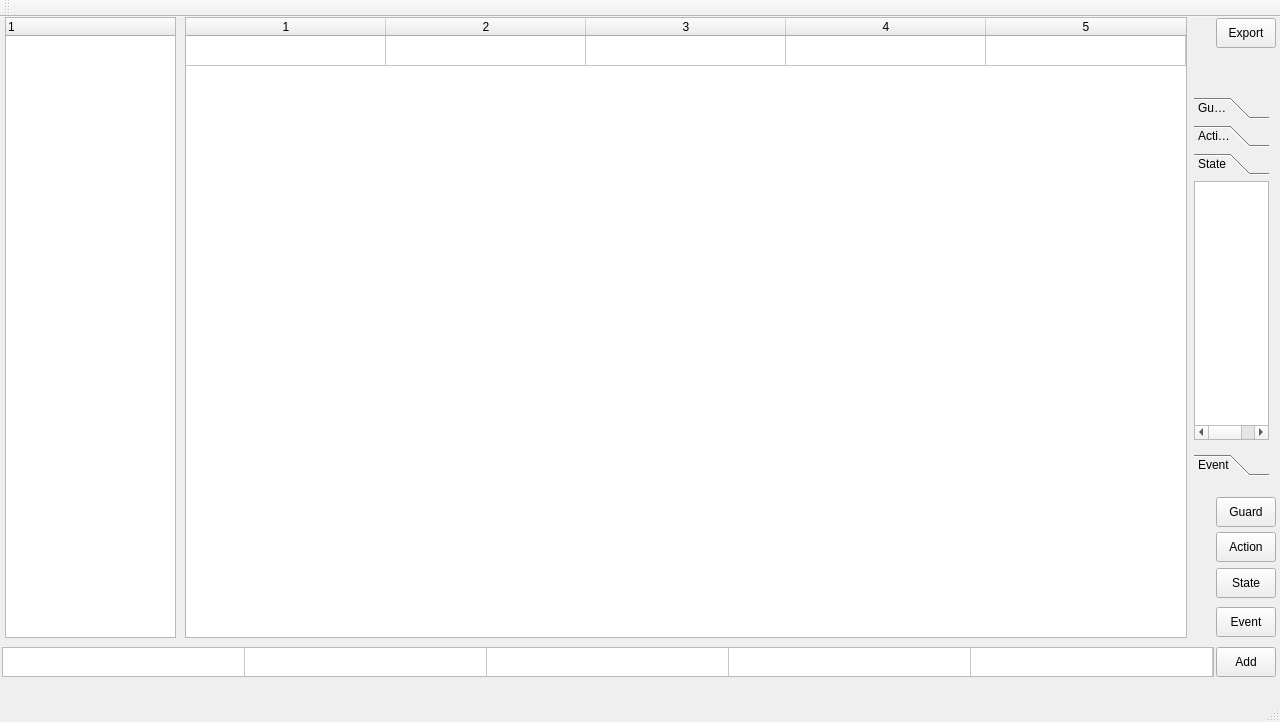
<?xml version="1.0" encoding="UTF-8"?>
<ui version="4.0">
 <class>MainWindow</class>
 <widget class="QMainWindow" name="MainWindow">
  <property name="geometry">
   <rect>
    <x>0</x>
    <y>0</y>
    <width>1280</width>
    <height>722</height>
   </rect>
  </property>
  <property name="windowTitle">
   <string>MainWindow</string>
  </property>
  <widget class="QWidget" name="centralWidget">
   <widget class="QPushButton" name="addButton">
    <property name="geometry">
     <rect>
      <x>1216</x>
      <y>630</y>
      <width>60</width>
      <height>30</height>
     </rect>
    </property>
    <property name="text">
     <string>Add</string>
    </property>
   </widget>
   <widget class="QTableWidget" name="tableWidget_2">
    <property name="geometry">
     <rect>
      <x>185</x>
      <y>0</y>
      <width>1002</width>
      <height>621</height>
     </rect>
    </property>
    <property name="rowCount">
     <number>1</number>
    </property>
    <property name="columnCount">
     <number>5</number>
    </property>
    <attribute name="horizontalHeaderDefaultSectionSize">
     <number>200</number>
    </attribute>
    <attribute name="verticalHeaderVisible">
     <bool>false</bool>
    </attribute>
    <attribute name="verticalHeaderDefaultSectionSize">
     <number>30</number>
    </attribute>
    <row/>
    <column/>
    <column/>
    <column/>
    <column/>
    <column/>
   </widget>
   <widget class="QPushButton" name="stateButton">
    <property name="geometry">
     <rect>
      <x>1216</x>
      <y>551</y>
      <width>60</width>
      <height>30</height>
     </rect>
    </property>
    <property name="text">
     <string>State</string>
    </property>
   </widget>
   <widget class="QPushButton" name="sigButton">
    <property name="geometry">
     <rect>
      <x>1216</x>
      <y>590</y>
      <width>60</width>
      <height>30</height>
     </rect>
    </property>
    <property name="text">
     <string>Event</string>
    </property>
   </widget>
   <widget class="QPushButton" name="actButton">
    <property name="geometry">
     <rect>
      <x>1216</x>
      <y>515</y>
      <width>60</width>
      <height>30</height>
     </rect>
    </property>
    <property name="text">
     <string>Action</string>
    </property>
   </widget>
   <widget class="QPushButton" name="grdButton">
    <property name="geometry">
     <rect>
      <x>1216</x>
      <y>480</y>
      <width>60</width>
      <height>30</height>
     </rect>
    </property>
    <property name="text">
     <string>Guard</string>
    </property>
   </widget>
   <widget class="QPushButton" name="expButton">
    <property name="geometry">
     <rect>
      <x>1216</x>
      <y>1</y>
      <width>60</width>
      <height>30</height>
     </rect>
    </property>
    <property name="text">
     <string>Export</string>
    </property>
   </widget>
   <widget class="QTableWidget" name="tableWidget">
    <property name="geometry">
     <rect>
      <x>2</x>
      <y>630</y>
      <width>1212</width>
      <height>30</height>
     </rect>
    </property>
    <property name="rowCount">
     <number>1</number>
    </property>
    <property name="columnCount">
     <number>5</number>
    </property>
    <attribute name="horizontalHeaderVisible">
     <bool>false</bool>
    </attribute>
    <attribute name="horizontalHeaderDefaultSectionSize">
     <number>242</number>
    </attribute>
    <attribute name="verticalHeaderVisible">
     <bool>false</bool>
    </attribute>
    <row/>
    <column/>
    <column/>
    <column/>
    <column/>
    <column/>
   </widget>
   <widget class="QToolBox" name="toolBox">
    <property name="geometry">
     <rect>
      <x>1194</x>
      <y>80</y>
      <width>75</width>
      <height>379</height>
     </rect>
    </property>
    <property name="currentIndex">
     <number>2</number>
    </property>
    <widget class="QWidget" name="guard">
     <property name="geometry">
      <rect>
       <x>0</x>
       <y>0</y>
       <width>75</width>
       <height>255</height>
      </rect>
     </property>
     <attribute name="label">
      <string>Guard</string>
     </attribute>
     <widget class="QTreeWidget" name="gTree">
      <property name="geometry">
       <rect>
        <x>0</x>
        <y>0</y>
        <width>75</width>
        <height>259</height>
       </rect>
      </property>
      <attribute name="headerVisible">
       <bool>false</bool>
      </attribute>
      <column>
       <property name="text">
        <string notr="true">1</string>
       </property>
      </column>
     </widget>
    </widget>
    <widget class="QWidget" name="action">
     <property name="geometry">
      <rect>
       <x>0</x>
       <y>0</y>
       <width>75</width>
       <height>255</height>
      </rect>
     </property>
     <attribute name="label">
      <string>Action</string>
     </attribute>
     <widget class="QTreeWidget" name="aTree">
      <property name="geometry">
       <rect>
        <x>0</x>
        <y>0</y>
        <width>75</width>
        <height>259</height>
       </rect>
      </property>
      <attribute name="headerVisible">
       <bool>false</bool>
      </attribute>
      <column>
       <property name="text">
        <string notr="true">1</string>
       </property>
      </column>
     </widget>
    </widget>
    <widget class="QWidget" name="state">
     <property name="geometry">
      <rect>
       <x>0</x>
       <y>0</y>
       <width>75</width>
       <height>255</height>
      </rect>
     </property>
     <attribute name="label">
      <string>State</string>
     </attribute>
     <widget class="QTreeWidget" name="sTree">
      <property name="geometry">
       <rect>
        <x>0</x>
        <y>0</y>
        <width>75</width>
        <height>259</height>
       </rect>
      </property>
      <attribute name="headerVisible">
       <bool>false</bool>
      </attribute>
      <column>
       <property name="text">
        <string notr="true">1</string>
       </property>
      </column>
     </widget>
    </widget>
    <widget class="QWidget" name="event">
     <property name="geometry">
      <rect>
       <x>0</x>
       <y>0</y>
       <width>75</width>
       <height>255</height>
      </rect>
     </property>
     <attribute name="label">
      <string>Event</string>
     </attribute>
     <widget class="QTreeWidget" name="eTree">
      <property name="geometry">
       <rect>
        <x>0</x>
        <y>0</y>
        <width>75</width>
        <height>259</height>
       </rect>
      </property>
      <attribute name="headerVisible">
       <bool>false</bool>
      </attribute>
      <column>
       <property name="text">
        <string notr="true">1</string>
       </property>
      </column>
     </widget>
    </widget>
   </widget>
   <widget class="QTreeWidget" name="treeWidget">
    <property name="geometry">
     <rect>
      <x>5</x>
      <y>0</y>
      <width>171</width>
      <height>621</height>
     </rect>
    </property>
    <property name="autoExpandDelay">
     <number>1</number>
    </property>
    <property name="rootIsDecorated">
     <bool>false</bool>
    </property>
    <property name="expandsOnDoubleClick">
     <bool>true</bool>
    </property>
    <property name="columnCount">
     <number>1</number>
    </property>
    <attribute name="headerVisible">
     <bool>true</bool>
    </attribute>
    <column>
     <property name="text">
      <string notr="true">1</string>
     </property>
    </column>
   </widget>
  </widget>
  <widget class="QMenuBar" name="menuBar">
   <property name="geometry">
    <rect>
     <x>0</x>
     <y>0</y>
     <width>1280</width>
     <height>25</height>
    </rect>
   </property>
  </widget>
  <widget class="QToolBar" name="mainToolBar">
   <attribute name="toolBarArea">
    <enum>TopToolBarArea</enum>
   </attribute>
   <attribute name="toolBarBreak">
    <bool>false</bool>
   </attribute>
  </widget>
  <widget class="QStatusBar" name="statusBar"/>
  <action name="actionUp">
   <property name="text">
    <string>up</string>
   </property>
  </action>
 </widget>
 <layoutdefault spacing="6" margin="11"/>
 <resources/>
 <connections/>
</ui>
